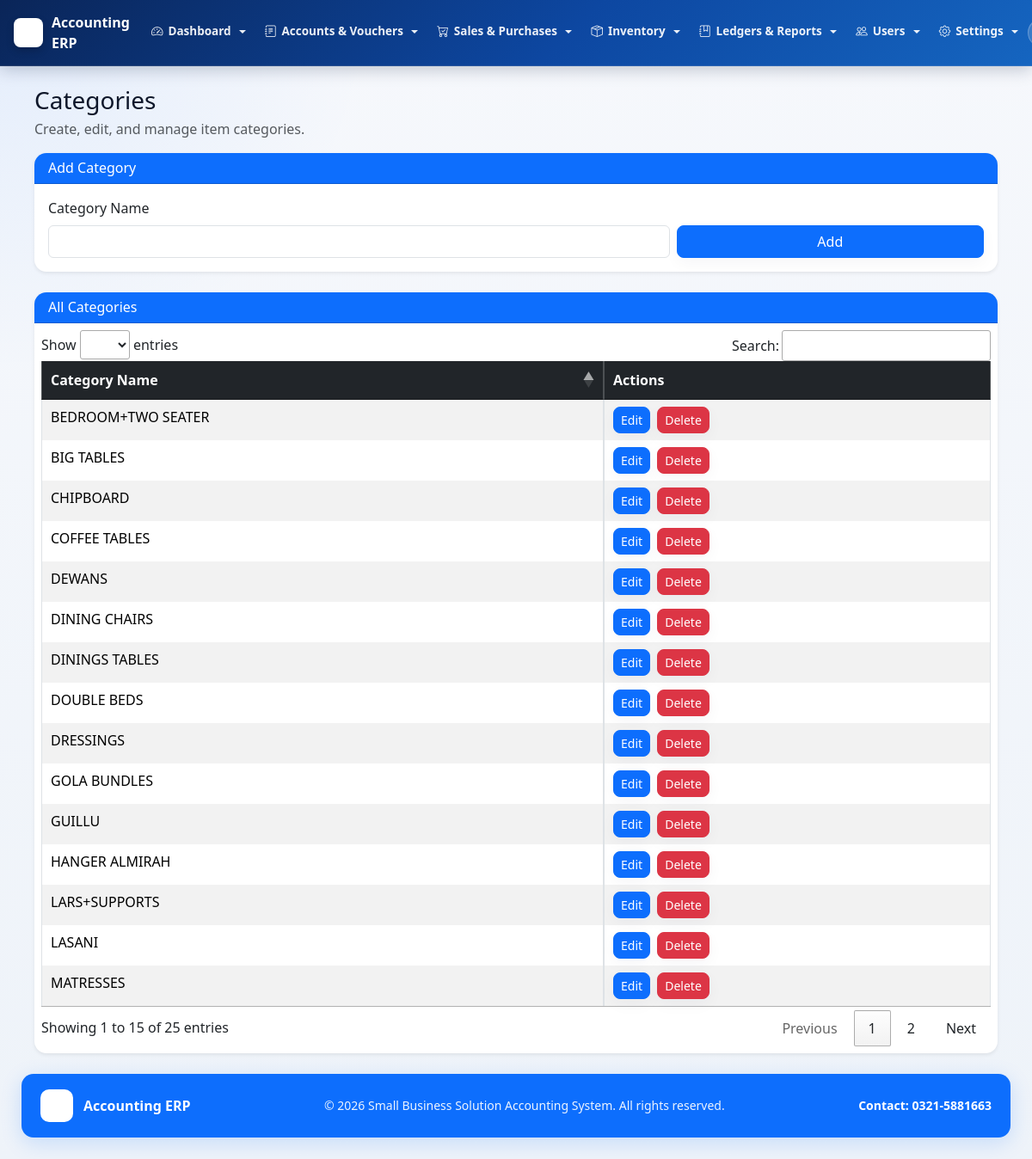
The page /admin/inventory/category.php (signed in) on the database its author committed.
### tables this page shows
CREATE TABLE `company_settings` (
  `id` int(11) NOT NULL,
  `company_name` varchar(255) NOT NULL,
  `tagline` varchar(255) NOT NULL,
  `contact` varchar(100) NOT NULL,
  `address` varchar(255) NOT NULL,
  `email` varchar(255) NOT NULL,
  `logo_path` varchar(255) NOT NULL,
  `prepared_by_label` varchar(100) NOT NULL,
  `checked_by_label` varchar(100) NOT NULL,
  `approved_by_label` varchar(100) NOT NULL,
  `print_footer` varchar(255) NOT NULL,
  `system_activity_retention_months` int(11) NOT NULL DEFAULT 0,
  `approval_history_retention_months` int(11) NOT NULL DEFAULT 0,
  `updated_at` datetime NOT NULL DEFAULT current_timestamp() ON UPDATE current_timestamp(),
  PRIMARY KEY (`id`)
);

CREATE TABLE `category` (
  `category_name` varchar(20) NOT NULL,
  PRIMARY KEY (`category_name`)
);

### admin/inventory/category.php (the view, shortened to what the rows shown need)
<?php
include "../../config/db.php";
$rows = mysqli_query($conn, "SELECT * FROM category ORDER BY category_name ASC");
include "../../includes/header.php";
?>
<link rel="stylesheet" href="<?php echo $base_url; ?>assets/css/jquery.dataTables.min.css">
<div class="container-fluid category-page mt-4">
    <div class="card shadow-sm">
        <div class="card-body p-2">
            <div>
                <table id="categoryTable" class="table table-sm table-striped table-bordered w-100" style="width:100%">
                    <thead class="table-dark">
                        <tr>
                            <th>Category Name</th>
                            <th style="min-width:120px">Actions</th>
                        </tr>
                    </thead>
                    <tbody>
                    <?php
                    if ($rows && mysqli_num_rows($rows) > 0) {
                        while ($c = mysqli_fetch_assoc($rows)) {
                            $name = htmlspecialchars($c['category_name']);
                            $param = rawurlencode($c['category_name']);
                            echo '<tr>' .
                                 "<td>{$name}</td>" .
                                 '<td style="white-space:nowrap;">' .
                                     '<a href="?edit=' . $param . '" class="btn btn-sm btn-primary me-1">Edit</a>' .
                                     '&nbsp;' .
                                     '<a href="?delete=' . $param . '" class="btn btn-sm btn-danger" onclick="return confirm(\'Delete this category?\')">Delete</a>' .
                                 '</td>' .
                                 '</tr>';
                        }
                    } else {
                        echo "<tr><td colspan='2' class='text-center text-muted'>No categories found</td></tr>";
                    }
                    ?>
                    </tbody>
                </table>
            </div>
        </div>
    </div>
</div>
<?php include "../../includes/footer.php"; ?>

### includes/header.php (shortened to what the rows shown need)
<?php
require_once __DIR__ . "/rbac.php";
require_once __DIR__ . "/branding.php";
$base_url = "/accounting-system/";
$branding = get_branding_settings();
$minimal_layout = isset($minimal_layout) && $minimal_layout;
?>
<!DOCTYPE html>
<html lang="en">
<head>
<link href="<?php echo $base_url; ?>assets/css/bootstrap.min.css" rel="stylesheet">
<link href="<?php echo $base_url; ?>assets/bootstrap-icons-1.13.1/font/bootstrap-icons.css" rel="stylesheet">
</head>
<body>
<?php if (!$minimal_layout): ?>
<nav class="navbar navbar-expand-lg fixed-top-nav navbar-dark">
    <div class="container-fluid px-3">
        <a class="navbar-brand-erp" href="<?php echo $base_url; ?>admin/dashboard/dashboard.php">
            <?php if (!empty($branding['logo_url'])): ?>
                <img src="<?php echo htmlspecialchars($branding['logo_url']); ?>" alt="Logo" class="brand-logo-img">
            <?php endif; ?>
            <span class="d-none d-sm-inline"><?php echo htmlspecialchars($branding['company_name']); ?></span>
        </a>
        <div class="collapse navbar-collapse" id="topNavbarCollapse">
            <?php if (isset($_SESSION['user_id'])): ?>
            <?php
            $canDashboard          = rbac_can_access('dashboard_home');
            $canAiDashboard        = rbac_can_access('dashboard_ai');
            $canBackup             = rbac_can_access('database_backup');
            $canCompanySettings    = rbac_can_access('company_settings_page');
            $canPeriodClosing      = rbac_can_access('period_closing_page');
            $canRecycleBin         = rbac_can_access('recycle_bin_page');
            $canSystemActivity     = rbac_can_access('system_activity_page');
            $canApprovalHistory    = rbac_can_access('approval_history_page');
            $canUsersPage          = rbac_can_access('users_page');
            $canRolesPage          = rbac_can_access('roles_page');
            $canUserRolesPage      = rbac_can_access('user_roles_page');
            $canRolePermissionsPage= rbac_can_access('role_permissions_page');
            $canAccountLedger      = rbac_can_access('account_ledger');
            $canTrialBalance       = rbac_can_access('trial_balance');
            $canChartOfAccounts    = rbac_can_access('chart_of_accounts');
            $canOpeningBalance     = rbac_can_access('opening_balance');
            $canPaymentVoucherAdd  = rbac_can_access('payment_voucher_add');
            $canPaymentVoucherList = rbac_can_access('payment_voucher_list');
            $canReceiptVoucherAdd  = rbac_can_access('receipt_voucher_add');
            $canReceiptVoucherList = rbac_can_access('receipt_voucher_list');
            $canGeneralVoucherAdd  = rbac_can_access('general_voucher_add');
            $canGeneralVoucherList = rbac_can_access('general_voucher_list');
            $canCashBook           = rbac_can_access('cash_book');
            $canBankBook           = rbac_can_access('bank_book');
            $canCategoriesPage     = rbac_can_access('categories_page');
            $canInventoryPage      = rbac_can_access('inventory_page');
            $canStockAdjustmentAdd = rbac_can_access('stock_adjustment_add');
            $canStockAdjustmentList= rbac_can_access('stock_adjustment_list');
            $canStockLedger        = rbac_can_access('stock_ledger');
            $canPurchaseAdd        = rbac_can_access('purchase_add');
            $canPurchaseList       = rbac_can_access('purchase_list');
            $canPurchaseLedger     = rbac_can_access('purchase_ledger');
            $canSaleAdd            = rbac_can_access('sale_add');
            $canSaleList           = rbac_can_access('sale_list');
            $canSaleLedger         = rbac_can_access('sale_ledger');
            ?>
            <ul class="navbar-nav me-auto mb-2 mb-lg-0">
                <?php if ($canDashboard || $canAiDashboard): ?>
                <li class="nav-item dropdown">
                    <a class="nav-link dropdown-toggle" href="#" id="navDashboard" role="button" data-bs-toggle="dropdown" aria-expanded="false">
                        <i class="bi bi-speedometer2"></i> Dashboard
                    </a>
                </li>
                <?php endif; ?>
                <?php if ($canChartOfAccounts || $canOpeningBalance || $canPaymentVoucherAdd || $canPaymentVoucherList || $canReceiptVoucherAdd || $canReceiptVoucherList || $canGeneralVoucherAdd || $canGeneralVoucherList): ?>
                <li class="nav-item dropdown">
                    <a class="nav-link dropdown-toggle" href="#" id="navAccounts" role="button" data-bs-toggle="dropdown" aria-expanded="false">
                        <i class="bi bi-journal-text"></i> Accounts &amp; Vouchers
                    </a>
                </li>
                <?php endif; ?>
                <?php if ($canSaleAdd || $canSaleList || $canPurchaseAdd || $canPurchaseList): ?>
                <li class="nav-item dropdown">
                    <a class="nav-link dropdown-toggle" href="#" id="navSales" role="button" data-bs-toggle="dropdown" aria-expanded="false">
                        <i class="bi bi-cart-check"></i> Sales &amp; Purchases
                    </a>
                </li>
                <?php endif; ?>
                <?php if ($canInventoryPage || $canCategoriesPage || $canStockAdjustmentAdd || $canStockAdjustmentList): ?>
                <li class="nav-item dropdown">
                    <a class="nav-link dropdown-toggle" href="#" id="navInventory" role="button" data-bs-toggle="dropdown" aria-expanded="false">
                        <i class="bi bi-box-seam"></i> Inventory
                    </a>
                </li>
                <?php endif; ?>
                <?php if ($canTrialBalance || $canAccountLedger || $canCashBook || $canBankBook || $canSaleLedger || $canPurchaseLedger || $canStockLedger): ?>
                <li class="nav-item dropdown">
                    <a class="nav-link dropdown-toggle" href="#" id="navReports" role="button" data-bs-toggle="dropdown" aria-expanded="false">
                        <i class="bi bi-journal-bookmark"></i> Ledgers &amp; Reports
                    </a>
                </li>
                <?php endif; ?>
                <?php if ($canUsersPage || $canRolesPage || $canUserRolesPage || $canRolePermissionsPage): ?>
                <li class="nav-item dropdown">
                    <a class="nav-link dropdown-toggle" href="#" id="navUsers" role="button" data-bs-toggle="dropdown" aria-expanded="false">
                        <i class="bi bi-people"></i> Users
                    </a>
                </li>
                <?php endif; ?>
                <?php if ($canCompanySettings || $canPeriodClosing || $canApprovalHistory || $canSystemActivity || $canRecycleBin || $canBackup): ?>
                <li class="nav-item dropdown">
                    <a class="nav-link dropdown-toggle" href="#" id="navSettings" role="button" data-bs-toggle="dropdown" aria-expanded="false">
                        <i class="bi bi-gear"></i> Settings
                    </a>
                </li>
                <?php endif; ?>
            </ul>
            <div class="d-flex align-items-center gap-2 py-2 py-lg-0">
                <span class="user-badge-nav d-none d-md-inline-flex align-items-center">
                </span>
            </div>
            <?php endif; ?>
        </div>
    </div>
</nav>
<?php endif; ?>
<div class="content">

### includes/footer.php
<?php
require_once __DIR__ . "/branding.php";
$branding = get_branding_settings();
?>
</div>
<?php if (empty($minimal_layout)): ?>
<footer style="margin-left:0;padding:0 25px 25px;">
    <div style="background:#0d6efd;border-radius:14px;padding:18px 22px;box-shadow:0 6px 24px rgba(13,110,253,0.18);display:flex;justify-content:space-between;align-items:center;gap:12px;flex-wrap:wrap;">
        <div style="display:flex;align-items:center;gap:12px;color:#ffffff;font-weight:700;">
            <?php if (!empty($branding['logo_url'])): ?>
                <img src="<?php echo htmlspecialchars($branding['logo_url']); ?>" alt="Logo" style="width:38px;height:38px;object-fit:contain;border-radius:10px;background:#ffffff;padding:5px;">
            <?php endif; ?>
            <span><?php echo htmlspecialchars($branding['company_name']); ?></span>
        </div>
        <div style="color:rgba(255,255,255,0.92);font-size:14px;">
            &copy; <?php echo date("Y"); ?> <?php echo htmlspecialchars($branding['tagline']); ?>. All rights reserved.
        </div>
        <div style="color:#ffffff;font-weight:600;font-size:14px;">
            Contact: <?php echo htmlspecialchars($branding['contact']); ?>
        </div>
    </div>
</footer>
<?php endif; ?>
</body>
</html>

### rows shown on the page
company_settings: company_name "Accounting ERP", tagline "Small Business Solution Accounting System", contact "0321-5881663"
category: category_name "BEDROOM+TWO SEATER"
category: category_name "BIG TABLES"
category: category_name "CHIPBOARD"
category: category_name "COFFEE TABLES"
category: category_name "DEWANS"
category: category_name "DINING CHAIRS"
category: category_name "DININGS TABLES"
category: category_name "DOUBLE BEDS"
category: category_name "DRESSINGS"
category: category_name "GOLA BUNDLES"
category: category_name "GUILLU"
category: category_name "HANGER ALMIRAH"
category: category_name "LARS+SUPPORTS"
category: category_name "LASANI"
category: category_name "MATRESSES"
